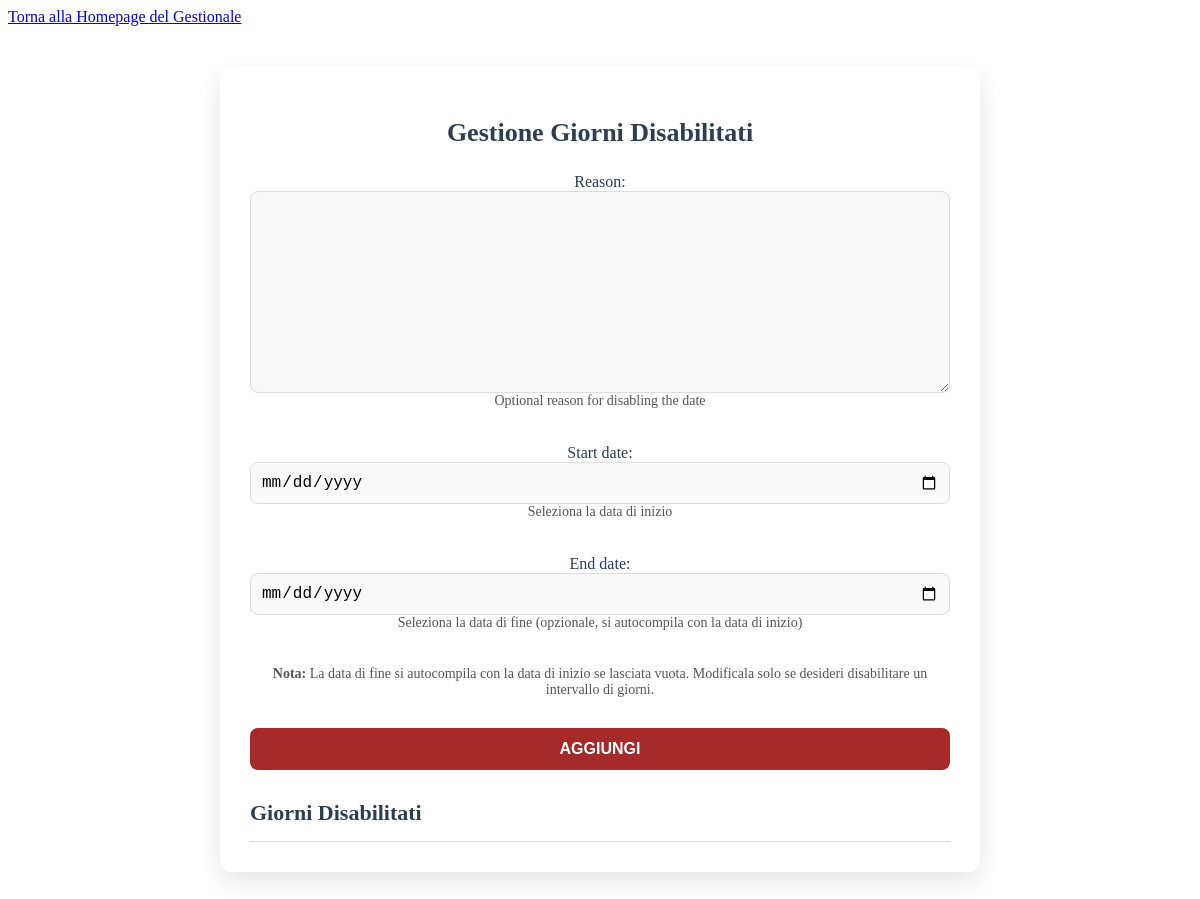
The page /gestionale/manage-disabled-dates/ (signed in) on the database as committed earlier.
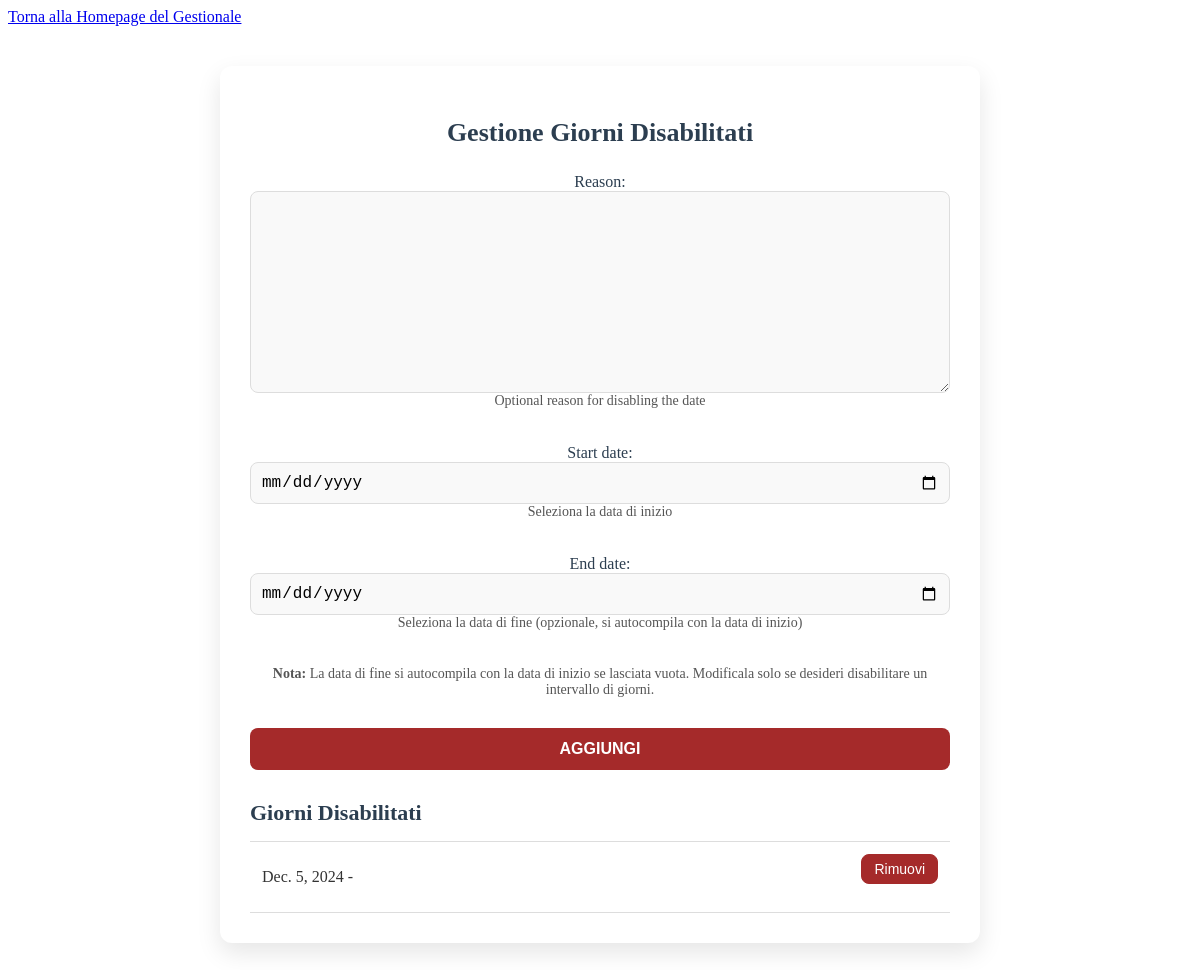
The same page on the database as committed later.
### gestionale/models.py (models this page shows)
class DisabledDate(models.Model):
    date = models.DateField(unique=True, help_text="Date to disable for reservations")
    reason = models.TextField(blank=True, help_text="Optional reason for disabling the date")

### gestionale/views.py (the view)
# urls.py: path('manage-disabled-dates/', views.manage_disabled_dates, name='manage_disabled_dates'),
@login_required
def manage_disabled_dates(request):
    if request.method == 'POST':
        form = DisabledDateForm(request.POST)
        if form.is_valid():
            start_date = form.cleaned_data.get('start_date')
            end_date = form.cleaned_data.get('end_date')
            reason = form.cleaned_data.get('reason')
            current_date = start_date
            while current_date <= end_date:
                DisabledDate.objects.get_or_create(date=current_date, defaults={'reason': reason})
                current_date += timedelta(days=1)
            return redirect('gestionale:manage_disabled_dates')
    else:
        form = DisabledDateForm()
    disabled_dates = DisabledDate.objects.all()  # Recupera tutti gli oggetti completi
    return render(request, 'gestionale/manage_disabled_dates.html', {
        'form': form,
        'disabled_dates': disabled_dates,  # Passa oggetti completi con `id`
    })

### gestionale/form.py (shortened to what this page needs)
class DisabledDateForm(forms.ModelForm):
    start_date = forms.DateField(
        required=True,
        widget=forms.DateInput(attrs={'type': 'date'}),
        help_text="Seleziona la data di inizio"
    )
    end_date = forms.DateField(
        required=False,
        widget=forms.DateInput(attrs={'type': 'date'}),
        help_text="Seleziona la data di fine (opzionale, si autocompila con la data di inizio)"
    )
    class Meta:
        model = DisabledDate
        fields = ['reason']  # La ragione rimane opzionale

### gestionale/templates/gestionale/manage_disabled_dates.html (shortened to what this page needs)
{% load static %}
<link rel="stylesheet" href="{% static 'gestionale/manage_disabled_dates.css' %}">
<a href="{% url 'gestionale:gestionale' %}" class="back-to-home">Torna alla Homepage del Gestionale</a>
<div class="disabled-dates-container">
    <h2>Gestione Giorni Disabilitati</h2>
    <form method="post" class="disabled-dates-form">
        {{ form.as_p }}
        <p><strong>Nota:</strong> La data di fine si autocompila con la data di inizio se lasciata vuota.
            Modificala solo se desideri disabilitare un intervallo di giorni.</p>
        <button type="submit">Aggiungi</button>
    </form>
    <div class="disabled-dates-list-container">
        <h3>Giorni Disabilitati</h3>
        <ul class="disabled-dates-list">
            {% for date in disabled_dates %}
                <li>
                    <span>{{ date.date }} - {{ date.reason }}</span>
                    <form method="post" action="{% url 'gestionale:delete_disabled_date' date.id %}">
                        <button type="submit" class="btn btn-danger">Rimuovi</button>
                    </form>
                </li>
            {% endfor %}
        </ul>
    </div>
</div>

Rows that differ between the two databases and show on the page:
added DisabledDate: date "Dec. 5, 2024"
